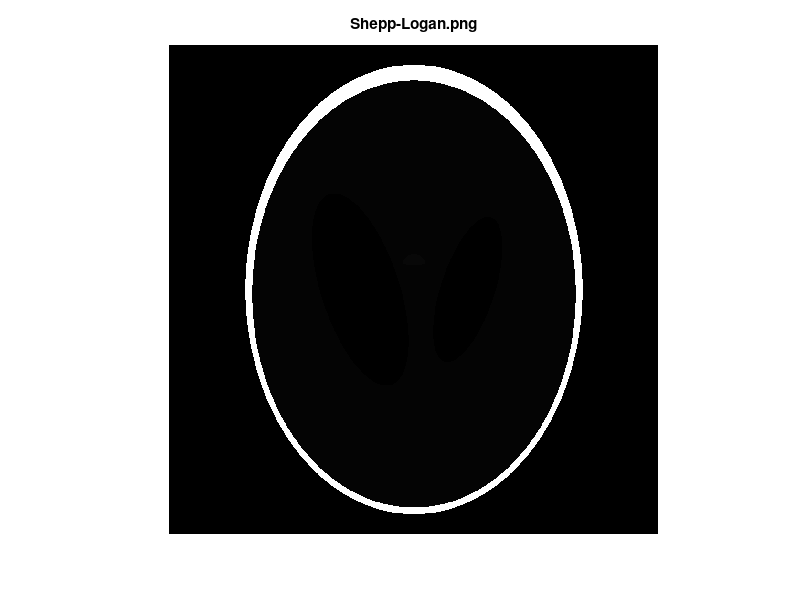
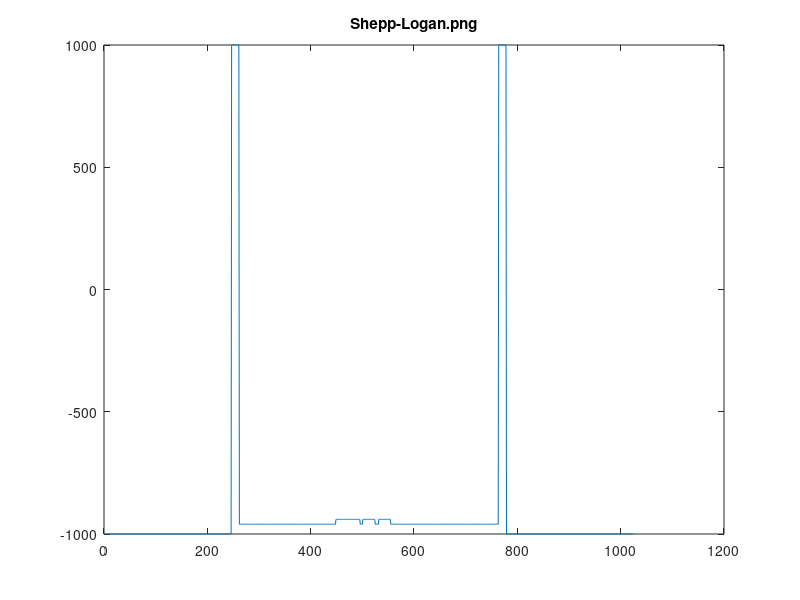

MATLAB code to generate these figures, in order: (Note: this script raises an error after producing the figures.)
clear all;
% Script to generate the digital phantoms for reconstruction
% The phantoms created by the standard Matlab functions then divided by 2.5
% to get realistic values in [1/cm] units. Then the mu values are converted to
% Hounsfield units (mu_air ~= 0 was used). 
% Since the png can handle only positive values and the vacuum has -1000 HU value,
% 1000 was added to the values. 

[P,E]=phantom('Shepp-Logan', 1024);
E(:,1)=[2., -0.98, -0.02, -0.02, 0.01, 0.01, 0.01, 0.01, 0.01, 0.01];
mu_water=0.2; %[1/cm]
%P=uint16(1000*(phantom(E, 1024)/5-mu_water)/mu_water + 1000);
P=uint16(1000*(P/2.5-mu_water)/mu_water + 1000);
imshow(P);
caxis([0 max(max(P))])
title('Shepp-Logan.png')
figure(2);
plot(int32(P(822,:))-1000);
title('Shepp-Logan.png')
imwrite(P, 'SheppLogan_HU.png', 'BitDepth', 16); % 16 bit

P(1000:1024,:)=[];
P(1:24,:)=[];
P(:,1:130)=[];
imwrite(P, 'SheppLogan_asymmetric_HU.png', 'BitDepth', 16); %16 bit


P2=uint16(1000*(phantom('Modified Shepp-Logan', 1024)/2.5-mu_water)/mu_water + 1000);
figure(3);
imshow(P2);
ax=gca;
caxis([0 max(max(P2))])
title('ModifiedSheppLogan.png')
figure(4);
plot(int32(P2(822,:))-1000);
title('ModifiedSheppLogan.png')
imwrite(P2, 'ModifiedSheppLogan_HU.png', 'BitDepth', 16);  %16/15 bit

P2(1000:1024,:)=[];
P2(1:24,:)=[];
P2(:,1:130)=[];
%figure(5);
%imshow(P2);
imwrite(P2, 'ModifiedSheppLogan_asymmetric_HU.png', 'BitDepth', 16); % 16/15 bit
